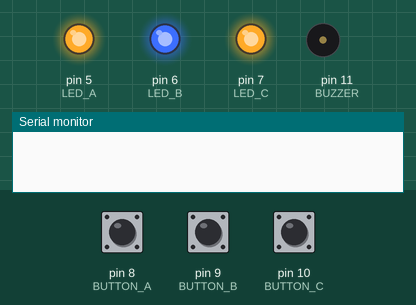
Bench run of a sketch on a simulated Arduino Uno, built with avr-gcc and run on an emulated ATmega328P. Parts: output pins drawn as LEDs (lit = HIGH), buzzer (waves = sounding), the last lines printed to the serial monitor. Inputs (shaded band) come from the test bench; at power-on: pin 8 (BUTTON_A) HIGH, pin 10 (BUTTON_C) HIGH, pin 9 (BUTTON_B) HIGH. Random numbers use the default seed unless the sketch sets one.

Above: at 1.2 s.
1.3 s: pin 8 (BUTTON_A) pulled LOW for 0.15 s
At 2.2 s:
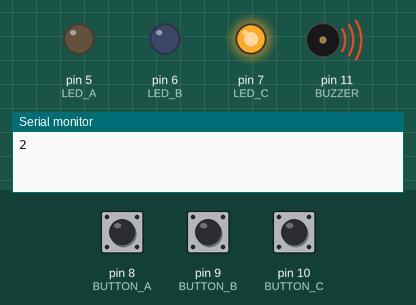
4.3 s: pin 10 (BUTTON_C) pulled LOW for 3.2 s
At 7.9 s:
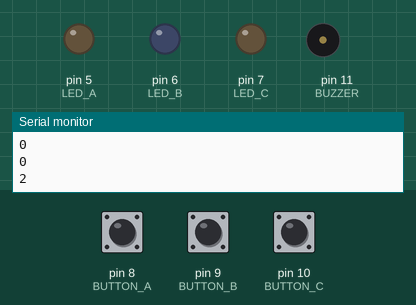
9.0 s: pin 9 (BUTTON_B) pulled LOW for 1 s
At 11.6 s:
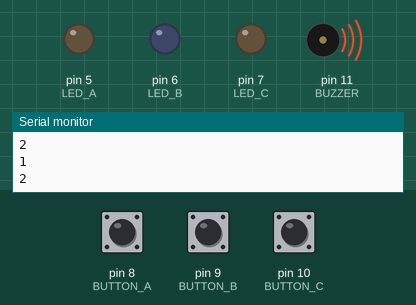
13.0 s: pin 9 (BUTTON_B) pulled LOW for 0.15 s
At 13.9 s:
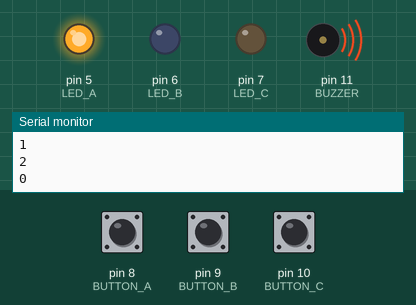
Timing chart, 0 to 17.1 s (numbered marks = the images above; inputs shaded):
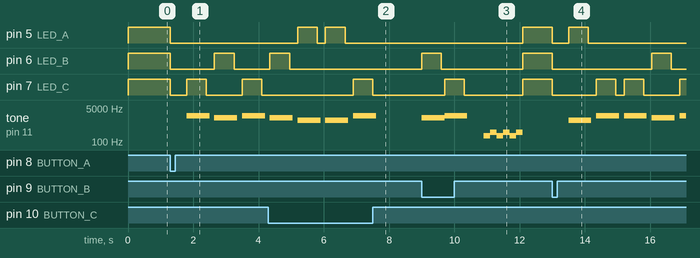

The sketch:

cdg.ino
```cpp
//Genius by AcaciaCalegari para freeschool

//-----------------------#definir as variaveis ------------------------//
#define LED_A 5 //amarelo
#define LED_B 6 //vermelho
#define LED_C 7 //verde

#define BUTTON_A 8
#define BUTTON_B 9
#define BUTTON_C 10

#define BUZZER 11

#define TOM_A 1200
#define TOM_B 1600
#define TOM_C 2000

#define TEMPO_PISCA 600 //milisegundo
#define TEMPO_ENTRE 150

#define QT_SEQ 6 //sequencia

int sorteados[QT_SEQ]; // QT_SEQ eh o tamanho da sequencia dos leds

//--------------Declaração da funçao de cada elemento---------------//
void setup() {
  Serial.begin(9600);

  pinMode(LED_A, OUTPUT); //os leds vao ser a saida digital
  pinMode(LED_B, OUTPUT);
  pinMode(LED_C, OUTPUT);

  pinMode(BUTTON_A, INPUT_PULLUP); //os botoes serao as entradas, tb no digital
  pinMode(BUTTON_B, INPUT_PULLUP);
  pinMode(BUTTON_C, INPUT_PULLUP);

  pinMode(BUZZER, OUTPUT); //saida de som , com varios tipos de tom

  randomSeed(analogRead(0)); //Sorteia uma nova sequencia toda vez que liga o Arduino
}

//----------Loop do sorteio, leitura de botão e comparacao----------//
void loop() {
  //Acende tudo
  digitalWrite(LED_A, HIGH); //high significa ligado, 5v
  digitalWrite(LED_B, HIGH);
  digitalWrite(LED_C, HIGH);

  le_botao(); //Jogador aperta qlqer botaum e já inicia o sorteio
  //Apaga tudo
  digitalWrite(LED_A, LOW); //low signfca dsligado, 0v
  digitalWrite(LED_B, LOW);
  digitalWrite(LED_C, LOW);
  delay(500);

//-----------------------Sorteio da sequencia-----------------------//
//QT_SEQ eh o tamanho da sequência - quantas vezes os LEDs piscam
  for(int jogada = 0; jogada < QT_SEQ; jogada ++) {
    sorteados[jogada] = random(3);
    pisca_led(sorteados[jogada]);
    delay(TEMPO_ENTRE);
  } //Fim do sorteio

//---------------------Comparação da sequencia----------------------//
  int vez; //Definido fora do for para poder verificar numero de acertos no final
  for(vez = 0; vez < QT_SEQ; vez ++) {
    if(le_botao() == sorteados[vez]) {
      pisca_led(sorteados[vez]);
    } else {
      pisca_led(sorteados[vez]);
      break; //Sai do for
    }
  }

//----------------------------Resultado-----------------------------//
  if(vez == QT_SEQ) { //Acertou seq. inteira
    delay(500);
    for(int i = 0; i < 3; i++) {
      tone(BUZZER, 2000);
      delay(200);
      tone(BUZZER, 4000);
      delay(200);
    }
    noTone(BUZZER);
  } else { //Errou algo
    delay(500);
    for(int i = 0; i < 3; i++) {
      tone(BUZZER, 200);
      delay(200);
      tone(BUZZER, 300);
      delay(200);
    }
    noTone(BUZZER);
  }
} //Fim do loop

//------------------------Função piscar LED-------------------------//
void pisca_led(int posicao) {
  Serial.println(posicao);

  if(posicao == 0) {
    digitalWrite(LED_A, HIGH);
    tone(BUZZER, TOM_A);
    delay(TEMPO_PISCA);
    digitalWrite(LED_A, LOW);
  } else if(posicao == 1) {
    digitalWrite(LED_B, HIGH);
    tone(BUZZER, TOM_B);
    delay(TEMPO_PISCA);
    digitalWrite(LED_B, LOW);
  } else if(posicao == 2) {
    digitalWrite(LED_C, HIGH);
    tone(BUZZER, TOM_C);
    delay(TEMPO_PISCA);
    digitalWrite(LED_C, LOW);
  }
  delay(100);
  noTone(BUZZER);
} //Fim do pisca_led

//------------------------Funcao ler os botões----------------------//
int le_botao () {
  int result = -1; //-1 indica que nenhum botaum foi apertado

  while(result == -1) {
    if(digitalRead(BUTTON_A) == LOW) {
      result = 0;    //Posicao 0
    } else if(digitalRead(BUTTON_B) == LOW) {
      result = 1;
    } else if(digitalRead(BUTTON_C) == LOW) {
      result = 2;
    }
  }
  return result; //Retorna o inteiro int le_botao
}
```

Measured:
- after the input at 1.3 s, pin 5 (LED_A): HIGH → LOW at once; pin 6 (LED_B): HIGH → LOW at once, → HIGH 1.4 s later, → LOW 0.60 s later; pin 7 (LED_C): goes LOW 0.50 s, HIGH 0.60 s, LOW 1.1 s, HIGH 0.60 s, then LOW, starting at once; tone on pin 11 (BUZZER): plays 2000 Hz for 0.70 s, 1600 Hz for 0.70 s, 2000 Hz for 0.70 s, starting after 0.50 s
- after the input at 4.3 s, pin 7 (LED_C): LOW → HIGH after 2.6 s, → LOW 0.60 s later
- after the input at 9.0 s, pin 5 (LED_A): LOW → HIGH after 3.1 s; pin 6 (LED_B): LOW → HIGH at once, → LOW 0.60 s later, → HIGH 2.5 s later
- after the input at 13.0 s, pin 5 (LED_A): HIGH → LOW at once, → HIGH 0.50 s later, → LOW 0.60 s later; pin 6 (LED_B): HIGH → LOW at once, → HIGH 3.1 s later, → LOW 0.60 s later
